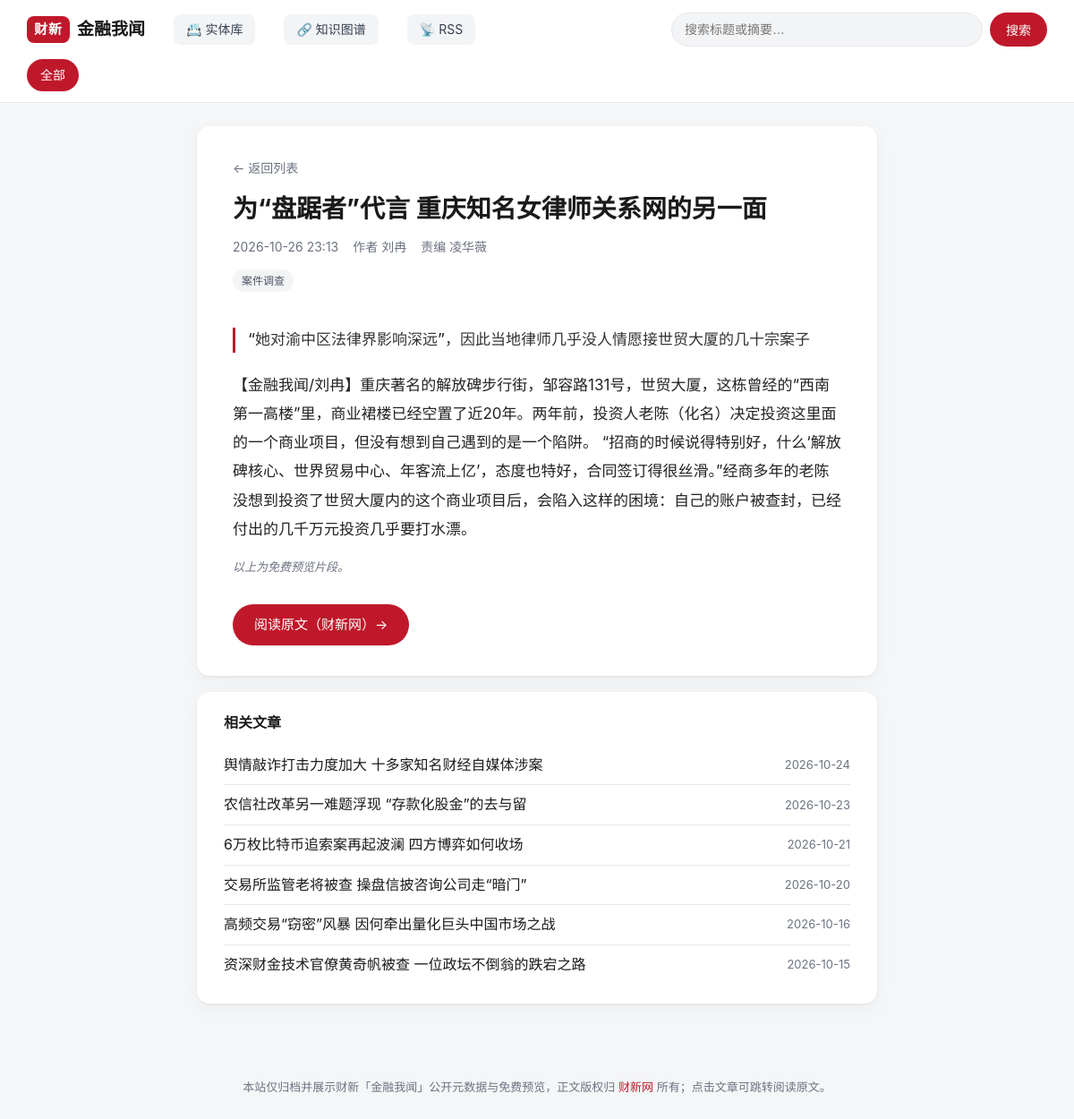
/a/102497605, run on the app's committed database.
### tables this page shows
CREATE TABLE articles(
          article_id TEXT NOT NULL, title TEXT NOT NULL, published_at TEXT NOT NULL,
          url TEXT PRIMARY KEY, discovered_at TEXT NOT NULL, checked_at TEXT NOT NULL
        , source TEXT NOT NULL DEFAULT '', summary TEXT NOT NULL DEFAULT '', body_text TEXT NOT NULL DEFAULT '', updated_at TEXT NOT NULL DEFAULT '', author TEXT NOT NULL DEFAULT '', editor TEXT NOT NULL DEFAULT '', image TEXT NOT NULL DEFAULT '');

CREATE TABLE tags(
      id INTEGER PRIMARY KEY AUTOINCREMENT, name TEXT UNIQUE NOT NULL
    );

### app.py (the view)
@app.route("/a/<article_id>")
def article(article_id: str):
    db = get_db()
    row = db.execute(
        "SELECT * FROM articles WHERE article_id=? AND source=? LIMIT 1",
        (article_id, SOURCE),
    ).fetchone()
    if row is None:
        abort(404)
    data = dict(row)
    data["tags"] = article_tags(db, row["url"])
    data["date"] = (row["published_at"] or "")[:10]
    entities = {
        "person": [],
        "org": [],
        "event": [],
    }
    try:
        for r in db.execute(
            """SELECT e.id, e.name, e.type FROM entities e
               JOIN article_entities ae ON ae.entity_id = e.id
               WHERE ae.article_url = ?
               ORDER BY e.type, e.name""",
            (row["url"],),
        ):
            entities[r["type"]].append({"id": r["id"], "name": r["name"]})
    except Exception:
        pass  # tables may not exist yet
    data["entities"] = entities
    related = []
    try:
        related = db.execute(
            """SELECT a.article_id, a.title, a.published_at,
                      count(*) AS shared,
                      group_concat(DISTINCT e.name) AS via
               FROM article_entities ae1
               JOIN article_entities ae2
                    ON ae2.entity_id = ae1.entity_id
                   AND ae2.article_url <> ae1.article_url
               JOIN entities e ON e.id = ae1.entity_id
               JOIN articles a ON a.url = ae2.article_url AND a.source = ?
               WHERE ae1.article_url = ?
               GROUP BY a.url
               ORDER BY shared DESC, a.published_at DESC LIMIT 8""",
            (SOURCE, row["url"]),
        ).fetchall()
    except Exception:
        related = []
    if not related and data["tags"]:
        related = db.execute(
            """SELECT DISTINCT a.article_id, a.title, a.published_at,
                      0 AS shared, NULL AS via
               FROM articles a JOIN article_tags at ON at.article_url = a.url
               JOIN tags t ON t.id = at.tag_id
               WHERE t.name = ? AND a.source = ? AND a.article_id <> ?
               ORDER BY a.published_at DESC LIMIT 6""",
            (data["tags"][0], SOURCE, article_id),
        ).fetchall()
    return render_template("article.html", a=data, related=related)

### app.py (called while the page is built)
def get_db() -> sqlite3.Connection:
    if "db" not in g:
        conn = sqlite3.connect(
            f"file:{DB_PATH.as_posix()}?mode=ro&immutable=1", uri=True
        )
        conn.row_factory = sqlite3.Row
        g.db = conn
    return g.db

def article_tags(db: sqlite3.Connection, url: str) -> list[str]:
    return [
        r["name"]
        for r in db.execute(
            "SELECT t.name FROM tags t JOIN article_tags at ON at.tag_id=t.id "
            "WHERE at.article_url=? ORDER BY t.name",
            (url,),
        )
    ]

@app.template_filter("nl2p")
def nl2p(text: str) -> str:
    parts = [p.strip() for p in (text or "").split("\n") if p.strip()]
    return "".join(f"<p>{p}</p>" for p in parts)

### templates/article.html (shortened to what this page needs)
{% extends "base.html" %}
{% block content %}
<article class="detail">
  <a class="back" href="{{ url_for('index') }}">← 返回列表</a>
  <h1 class="detail-title">{{ a.title }}</h1>
  <div class="meta">
    <time>{{ a.published_at[:16].replace('T', ' ') }}</time>
    {% if a.author %}<span>作者 {{ a.author }}</span>{% endif %}
    {% if a.editor %}<span>责编 {{ a.editor }}</span>{% endif %}
  </div>
  {% if a.tags %}
  <div class="tags detail-tags">
    {% for t in a.tags %}
    <a class="tag" href="{{ url_for('index', tag=t) }}">{{ t }}</a>
    {% endfor %}
  </div>
  {% endif %}
  {% if a.summary %}<p class="lead">{{ a.summary }}</p>{% endif %}
  {% if a.body_text %}
  <div class="prose">{{ a.body_text | nl2p | safe }}</div>
  <p class="preview-note">以上为免费预览片段。</p>
  {% else %}
  <p class="preview-note">本地暂未抓取预览内容。</p>
  {% endif %}
  <a class="readmore" href="{{ a.url }}" target="_blank" rel="noopener">
    阅读原文（财新网）→
  </a>
</article>
{% if related %}
<aside class="related">
  <h3>相关文章</h3>
  <ul>
    {% for r in related %}
    <li>
      <a href="{{ url_for('article', article_id=r['article_id']) }}">{{ r['title'] }}</a>
      <span class="related-meta">
        <time>{{ r['published_at'][:10] }}</time>
      </span>
    </li>
    {% endfor %}
  </ul>
</aside>
{% endif %}
{% endblock %}

### static/style.css (style rules this page uses)
:root { --bg: #f5f6f8; --card: #ffffff; --ink: #1a1a1a; --muted: #6b7280; --line: #e6e8eb; --brand: #c0182b; --brand-ink: #a01324; --accent: #f3f4f6; --radius: 14px; --shadow: 0 1px 3px rgba(0,0,0,.06), 0 6px 20px rgba(0,0,0,.04); }
* { box-sizing: border-box; }
html { -webkit-text-size-adjust: 100%; }
body { margin: 0; font-family: -apple-system, BlinkMacSystemFont, "Segoe UI", "PingFang SC", "Microsoft YaHei", "Hiragino Sans GB", sans-serif; color: var(--ink); background: var(--bg); line-height: 1.6; }
a { color: inherit; text-decoration: none; }
.tags { display: flex; flex-wrap: wrap; gap: 6px; padding: 10px 16px 16px; }
.tag { font-size: 12px; color: #4b5563; background: var(--accent); padding: 3px 10px; border-radius: 999px; }
.detail { background: #fff; border-radius: var(--radius); box-shadow: var(--shadow); max-width: 760px; margin: 26px auto 18px; padding: 34px 40px; }
.back { color: var(--muted); font-size: 14px; }
.detail-title { margin: 14px 0 12px; font-size: 28px; line-height: 1.35; }
.meta { display: flex; flex-wrap: wrap; gap: 16px; color: var(--muted); font-size: 14px; }
.detail-tags { padding: 14px 0 0; }
.lead { font-size: 17px; color: #333; font-weight: 500; border-left: 3px solid var(--brand); padding-left: 14px; margin: 20px 0; }
.prose { font-size: 17px; line-height: 1.9; color: #222; }
.prose p { margin: 0 0 16px; }
.preview-note { color: var(--muted); font-size: 13px; font-style: italic; }
.readmore { display: inline-block; margin-top: 18px; padding: 11px 24px; background: var(--brand); color: #fff; border-radius: 999px; font-size: 15px; }
.related { max-width: 760px; margin: 0 auto 40px; background: #fff; border-radius: var(--radius); box-shadow: var(--shadow); padding: 22px 30px; }
.related h3 { margin: 0 0 12px; font-size: 16px; }
.related ul { list-style: none; margin: 0; padding: 0; }
.related li { display: flex; justify-content: space-between; gap: 16px; padding: 9px 0; border-bottom: 1px solid var(--line); }
.related li:last-child { border-bottom: 0; }
.related a { flex: 1; }
.related time { color: var(--muted); font-size: 13px; flex: 0 0 auto; }

### templates/article.html (style rules this page uses)
.related-meta { display: flex; gap: 10px; align-items: center; flex-shrink: 0; }

### data on the page
articles: title "为“盘踞者”代言 重庆知名女律师关系网的另一面", published_at "2026-10-26 23:13", author "刘冉", editor "凌华薇", summary "“她对渝中区法律界影响深远”，因此当地律师几乎没人情愿接世贸大厦的几十宗案子", body_text|nl2p "【金融我闻/刘冉】重庆著名的解放碑步行街，邹容路131号，世贸大厦，这栋曾经的“西南第一高楼”里，商业裙楼已经空置了近20年。两年前，投资人老陈（化名）决定投资这里面的一个商业项目，但没有想到自己遇到的是一个陷阱。 “招商的时候说得特别好，什么‘解放碑核心、世界贸易中心、年客流上亿’，态度也特好，合同签订得很丝滑。”经商多年的老陈没想到投资了世贸大厦内的这个商业项目后，会陷入这样的困境：自己的账户被查封，已经付出的几千万元投资几乎要打水漂。"
tags: name "案件调查"

### other printed values
{{ r['title'] }} "舆情敲诈打击力度加大 十多家知名财经自媒体涉案" "农信社改革另一难题浮现 “存款化股金”的去与留" "6万枚比特币追索案再起波澜 四方博弈如何收场" "交易所监管老将被查 操盘信披咨询公司走“暗门”" "高频交易“窃密”风暴 因何牵出量化巨头中国市场之战" "资深财金技术官僚黄奇帆被查 一位政坛不倒翁的跌宕之路"
{{ r['published_at'][:10] }} "2026-10-24" "2026-10-23" "2026-10-21" "2026-10-20" "2026-10-16" "2026-10-15"
